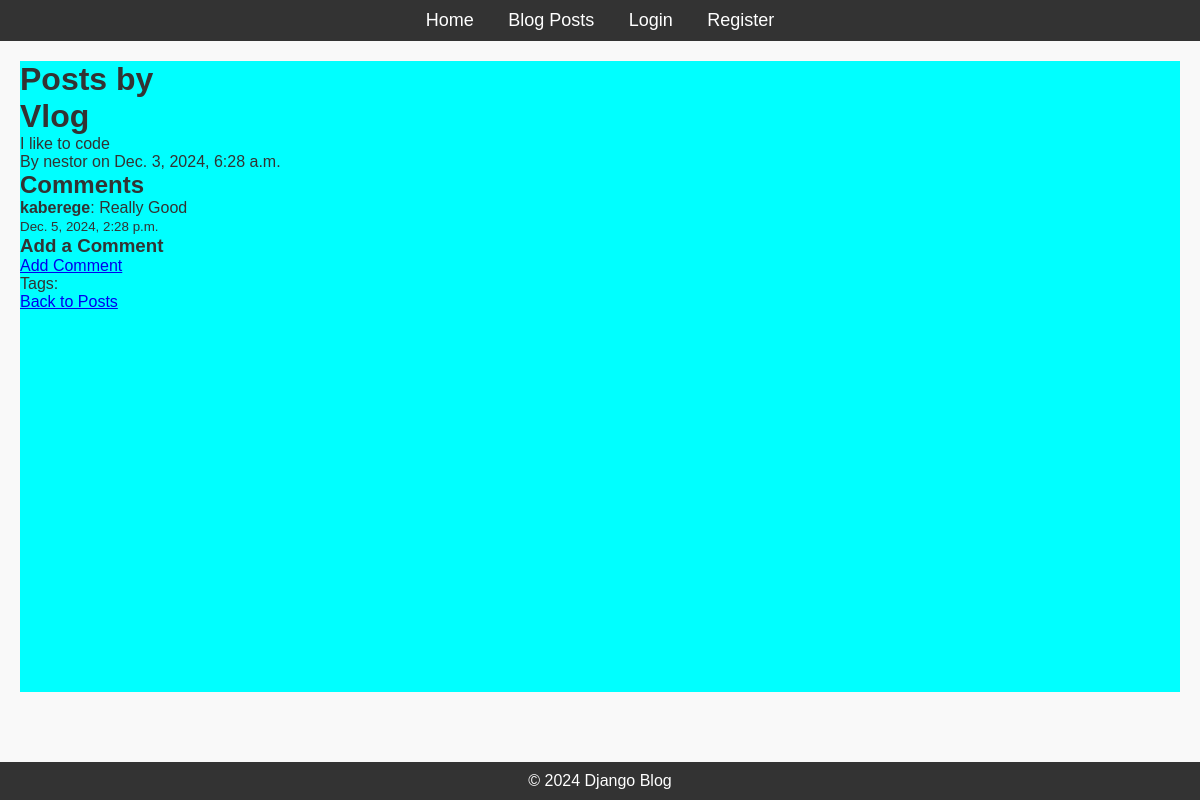
The app's page /post/1/ with its own data.
### blog/models.py (models this page shows, shortened)
class Post(models.Model):
    title = models.CharField(max_length=200)
    content = models.TextField()
    published_date = models.DateTimeField(auto_now_add=True)
    author = models.ForeignKey(User, on_delete=models.CASCADE, related_name='posts')
    tags = TaggableManager()  # TaggableManager to manage tags

class Comment(models.Model):
    post = models.ForeignKey(Post, on_delete=models.CASCADE, related_name="comments") # Many-to-one relationship with Pos
    author = models.ForeignKey(User, on_delete=models.CASCADE) # Many-to-one relationship with User
    content = models.TextField()       # The text content of the comment
    created_at = models.DateTimeField(auto_now_add=True) # Timestamp for when the comment was created
    updated_at = models.DateTimeField(auto_now=True)  # Timestamp for when the comment was last updated

### blog/views.py (the view)
# urls.py: path('post/<int:pk>/', PostDetailView.as_view(), name='post_detail'),
class PostDetailView(DetailView):
    model = Post
    template_name = 'blog/post_detail.html'
    def get_context_data(self, **kwargs):
        context = super().get_context_data(**kwargs)
        context['comments'] = self.object.comments.all()  # Fetch related comments
        return context

### blog/templates/blog/post_detail.html (shortened to what this page needs)
{% extends 'blog/base.html' %}
{% block content %}
<h1>Posts by {{ user.username }}</h1>
{% if post %}
<h1>{{ post.title }}</h1>
<p>{{ post.content }}</p>
<p>By {{ post.author }} on {{ post.published_date }}</p>
<h2>Comments</h2>
{% for comment in post.comments.all %}
<div>
  <p><strong>{{ comment.author }}</strong>: {{ comment.content }}</p>
  <p><small>{{ comment.created_at }}</small></p>
</div>
{% endfor %}
<h3>Add a Comment</h3>
<a href="{% url 'add_comment' post.id %}">Add Comment</a>
<p>Tags:
</p>
<a href="{% url 'posts' %}">Back to Posts</a>
{% else %}
<p>No post found.</p>
{% endif %}
{% endblock %}

### blog/static/css/styles.css (style rules this page uses)
* { margin: 0; padding: 0; box-sizing: border-box; }
body { font-family: Arial, sans-serif; background-color: #f9f9f9; color: #333; }

### records on screen
Post: title "Vlog", content "I like to code", author "nestor", published_date "Dec. 3, 2024, 6:28 a.m."
Comment: author "kaberege", content "Really Good", created_at "Dec. 5, 2024, 2:28 p.m."
